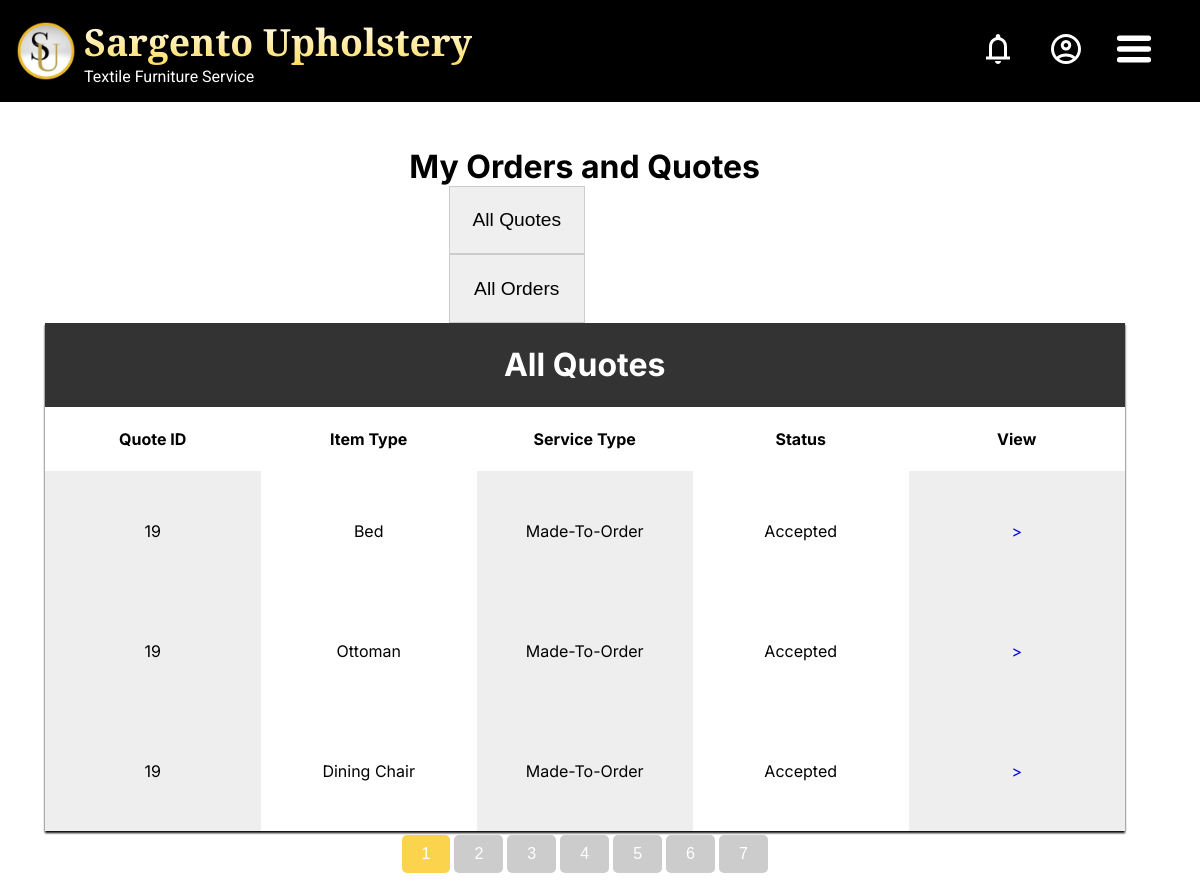
The page /my/orders_and_quotes-old.php (signed in) on the database its author committed.
### tables this page shows
CREATE TABLE `items` (
  `item_id` int NOT NULL,
  `quote_id` int DEFAULT NULL,
  `custom_id` int DEFAULT NULL,
  `furniture` varchar(255) DEFAULT NULL,
  `description` text,
  `item_ref_img` text,
  `quantity` int UNSIGNED DEFAULT NULL,
  `item_price` float DEFAULT NULL,
  `item_status` enum('pending','approved','modified','rejected','accepted','cancelled') DEFAULT 'pending'
);

CREATE TABLE `quotes` (
  `quote_id` int NOT NULL,
  `customer_id` int DEFAULT NULL,
  `service_type` enum('','repair','mto') DEFAULT NULL,
  `total_price` float DEFAULT NULL,
  `quote_status` enum('pending','approved','modified','rejected','accepted','cancelled') DEFAULT 'pending',
  `rejection_reason` text,
  `created_at` timestamp NULL DEFAULT CURRENT_TIMESTAMP,
  `updated_at` timestamp NULL DEFAULT CURRENT_TIMESTAMP ON UPDATE CURRENT_TIMESTAMP
);

### my/orders_and_quotes-old.php (the view, shortened to what this page needs)
<!DOCTYPE html>
<html lang="en">
<head>
    <link rel="stylesheet" href="/css/global.css">
    <link rel="stylesheet" href="/css/orders_and_quotes.css">
</head>
<body>
    <?php
        require_once('../header.php');
        $results_per_page = 3;
        $page = isset($_GET['page']) ? intval($_GET['page']) : 1;
        $offset = ($page - 1) * $results_per_page;
        $item_type = isset($_GET['item_type']) ? $_GET['item_type'] : 'default';
        $service_type = isset($_GET['service_type']) ? $_GET['service_type'] : 'default';
        $status = isset($_GET['status']) ? $_GET['status'] : 'default';
        $quote_query = "SELECT * FROM `quotes` q INNER JOIN items i ON q.quote_id = i.quote_id WHERE q.customer_id = :customer_id";
        $quote_query .= " ORDER BY i.item_id DESC LIMIT :limit OFFSET :offset";
        $quote_stmt = $conn->prepare($quote_query);
        $quote_stmt->bindParam(':customer_id', $user_id, PDO::PARAM_INT);
        $quote_stmt->bindParam(':limit', $results_per_page, PDO::PARAM_INT);
        $quote_stmt->bindParam(':offset', $offset, PDO::PARAM_INT);
        $quote_stmt->execute();
        $quotes = $quote_stmt->fetchAll(PDO::FETCH_ASSOC);
        $total_quotes_query = "SELECT COUNT(*) FROM `quotes` q LEFT JOIN items i USING(quote_id) WHERE `customer_id` = :customer_id";
        $total_quotes_stmt = $conn->prepare($total_quotes_query);
        $total_quotes_stmt->bindParam(':customer_id', $user_id, PDO::PARAM_INT);
        $total_quotes_stmt->execute();
        $total_quotes = $total_quotes_stmt->fetchColumn();
        $total_pages = ceil($total_quotes / $results_per_page);
    ?>
    <div class="onq">
        <h1 class="onq__title">My Orders and Quotes</h1>
        <div class="onq__tab-button-container">
            <button class="onq__tab-button onq__tab-button--quotes">All Quotes</button>
            <button class="onq__tab-button onq__tab-button--orders">All Orders</button>
        </div>
        <div class="onq__tab onq__tab--quotes">
            <table class="onq__table">
                <thead>
                    <tr>
                        <th class="onq__th onq__th--quote onq__th--title" colspan="6">All Quotes</th>
                    </tr>
                </thead>
                <thead class="onq__thead onq__thead--quotes">
                    <tr class="onq__tr onq__tr--quotes">
                        <th class="onq__th onq__th--quotes onq__tcorner">Quote ID</th>
                        <th class="onq__th onq__th--quotes">Item Type</th>
                        <th class="onq__th onq__th--quotes">Service Type</th>
                        <th class="onq__th onq__th--quotes">Status</th>
                        <th class="onq__th onq__th--quotes onq__tcorner">View</th>
                    </tr>
                </thead>
                <tbody class="onq__tbody onq__tbody--quotes">
                    <?php
                        if($quotes) {
                            foreach ($quotes as $row) {
                                echo '
                                    <tr>
                                        <td class="onq__td onq__td--alt onq__td--quote">' . htmlspecialchars($row["quote_id"]) . '</td>
                                        <td class="onq__td onq__td--quote">' . ucwords(str_replace('_', ' ', htmlspecialchars($row["furniture"] ?? 'N/A'))) . '</td>
                                        <td class="onq__td onq__td--alt onq__td--quote">' . ucwords(str_replace('_', ' ', htmlspecialchars($row["service_type"] ?? 'N/A') == "mto" ? "Made-To-Order" : "Repair")) . '</td>
                                        <td class="onq__td onq__td--quote">' . ucwords(str_replace('_', ' ', htmlspecialchars($row["quote_status"] ?? 'N/A'))) . '</td>
                                        <td class="onq__td--edge">
                                            <a href="quotes.php?quote_id=' . htmlspecialchars($row["quote_id"]) . '">
                                                >
                                            </a>
                                        </td>
                                    </tr>
                                ';
                            }
                        }
                    ?>
                </tbody>
            </table>
            <div class="pagination">
                <?php for ($page = 1; $page <= $total_pages; $page++): ?>
                    <?php
                        $active_class = (isset($_GET['page']) && $page == $_GET['page']) ? 'active' : '';
                        if (!isset($_GET['page']) && $page === 1) {
                            $active_class = 'active';
                        }
                    ?>
                    <button onclick="window.location.href='orders_and_quotes.php?page=<?php echo $page; ?>&item_type=<?php echo $item_type; ?>&service_type=<?php echo $service_type; ?>&status=<?php echo $status; ?>'" class="pagination__button <?php echo $active_class; ?>"><?php echo $page; ?></button>
                <?php endfor; ?>
            </div>
        </div>
    </div>
</body>
</html>

### css/global.css (style rules this page uses)
:root { --fs-48: clamp(28px, 3.12vw, 48px); --fs-40: clamp(26px, 2.59vw, 40px); --fs-36: clamp(25px, 2.34vw, 36px); --fs-32: clamp(24px, 2.08vw, 32px); --fs-24: clamp(22px, 1.56vw, 24px); --fs-20: clamp(18px, 1.3vw, 20px); --fs-18: clamp(16px, 1.17vw, 18px); --fs-16: clamp(14px, 0.78vw, 16px); }
* { box-sizing: border-box; margin: 0; padding: 0; text-decoration: none; }
body { font-family: 'Playfair Display', sans-serif; }

### css/orders_and_quotes.css (style rules this page uses)
.onq__tab-button { width: 50%; height: auto; padding: 2.5vmin; font-size: larger; cursor: pointer; border: 1px solid #ccc; }
.onq__tab { width: 100%; height: auto; display: flex; justify-content: center; display:flex; flex-direction:column; align-items:center; }
.onq__tr { text-align: center; height: 50px; border: none; }
.onq__th { height: auto; border: 1px solid #333; padding: 2.5vmin; font-size: 100%; border: none; }
.onq__th--title { padding: 2.5vmin; font-size: xx-large; background-color: #333; color: white; }
.onq__td--alt, .onq__td--edge { background-color: #eee; }
.onq__td--edge { min-width: calc((17.5%/2)-5px); height: 15vh; text-align: center; }
.pagination__button { background-color: #ccc; border: none; color: white; padding: 10px 20px; text-align: center; text-decoration: none; display: inline-block; font-size: 16px; margin: 4px 2px; cursor: pointer; border-radius: 5px; }
.pagination__button.active { background-color: #FCD34D; }
.onq { width: 90%; height: auto; margin: 5vmin; font-family: "Inter", sans-serif; display: flex; flex-direction: column; align-items: center; }
.onq__table { width: 100%; height: auto; border: 1px solid #ccc; margin-top: 0; border: none; background-color: #FFFFFF; border-collapse: collapse; filter: drop-shadow(0px 2px 1px #000000); }
.onq__td { width: 20%; height: auto; text-align: center; }
.pagination { display: flex; justify-content: center; }

### rows shown on the page
items: quote "19", furniture "Bed", quote.service_type "Made-To-Order", quote.quote_status "Accepted"
items: quote "19", furniture "Ottoman", quote.service_type "Made-To-Order", quote.quote_status "Accepted"
items: quote "19", furniture "Dining Chair", quote.service_type "Made-To-Order", quote.quote_status "Accepted"
